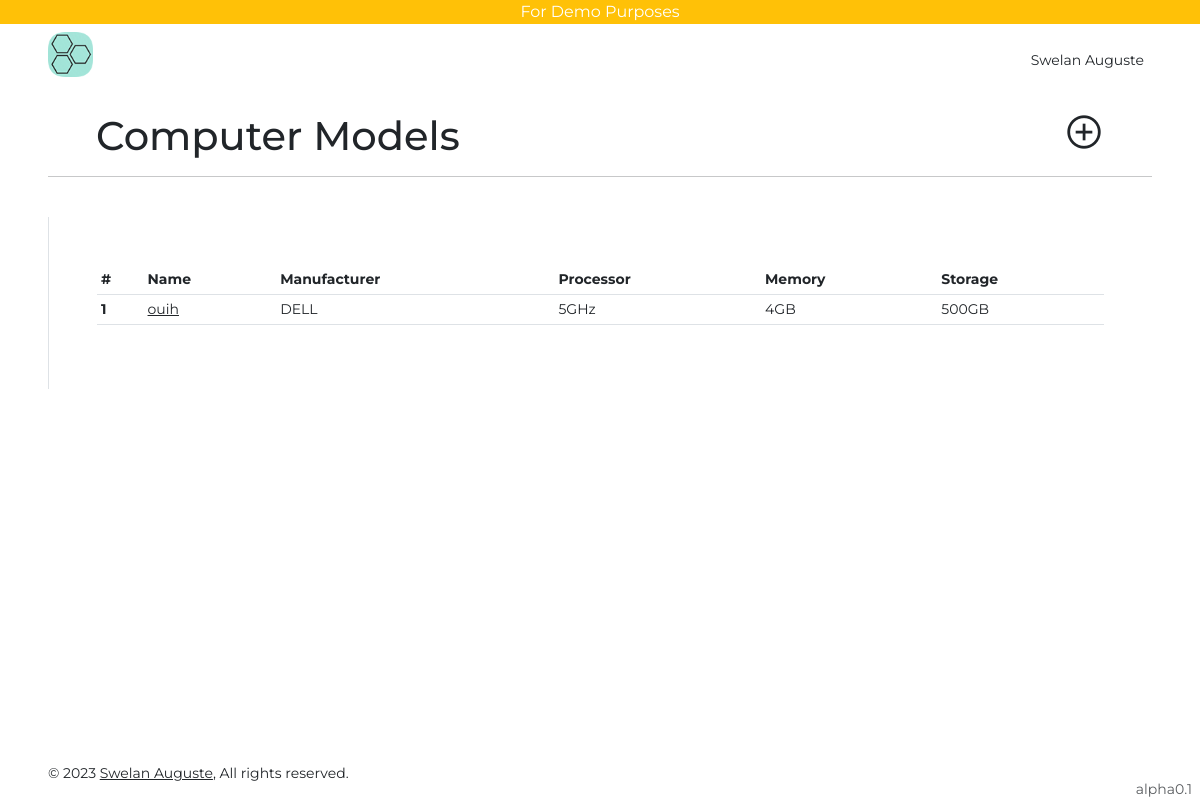
/computer-models/ (signed in), run on the app's committed database.
### users/models.py (models this page shows, shortened)
class User(AbstractUser):
    is_viewer = models.BooleanField(default=True)
    is_admin = models.BooleanField(default=False)

class Profile(models.Model):
    user = models.OneToOneField(User, on_delete=models.CASCADE, related_name="profile")
    uid = models.UUIDField(default=uuid.uuid4, editable=False, unique=True)
    first_name = models.CharField(max_length=255)
    last_name = models.CharField(max_length=255, blank=True)
    slug = models.SlugField(max_length=255, blank=True)
    phone = models.TextField(null=True, default="+1")
    phone1 = models.TextField(blank=True)
    bio = models.TextField(blank=True)
    def get_absolute_url(self):
        return reverse("profile", kwargs={"slug": self.slug})
    def __str__(self) -> str:
        if self.first_name and self.last_name:
            return f"{self.first_name} {self.last_name}"
        return self.user.email

### inventory/models.py (models this page shows, shortened)
class ComputerModel(models.Model):
    name = models.CharField(max_length=255)
    manufacturer = models.ForeignKey(
        Manufacturer, on_delete=models.CASCADE, null=True, blank=True
    )
    processor = models.CharField(max_length=255, blank=True)
    memory = models.CharField(max_length=255, blank=True)
    storage = models.CharField(max_length=255, blank=True)
    def get_absolute_url(self):
        return reverse("computer-model-detail", kwargs={"pk": self.pk})

class Manufacturer(models.Model):
    name = models.CharField(max_length=255)
    def __str__(self):
        return self.name

### inventory/views.py (the view)
class ComputerModelListView(LoginRequiredMixin, ListView):
    model = ComputerModel

### templates/inventory/computermodel_list.html (shortened to what this page needs)
{% extends 'base.html' %}
{% block content %}
    <div class="row">
        <div class="col">
            <span class="h1 px-5">Computer Models</span>
        </div>
        <div class="col">
            <a class="float-end"
                href="{% url 'computer-model-create' %}"><span
                    class="material-symbols-outlined text-dark fs-1 px-5">
                    add_circle
                </span></a>
        </div>
    </div>
    <hr><br>
    <div class="mx-auto p-5 border-start rounded-0">
        <div class="table-responsive">
            <table class="table table-sm table-hover small">
                <thead>
                    <tr>
                        <th scope="col">#</th>
                        <th scope="col">Name</th>
                        <th scope="col">Manufacturer</th>
                        <th scope="col">Processor</th>
                        <th scope="col">Memory</th>
                        <th scope="col">Storage</th>
                    </tr>
                </thead>
                <tbody>
                    {% for ob in object_list %}
                    <tr>
                        <th scope="row">{{forloop.counter}}</th>
                        <td><a class="text-dark"
                                href="{{ob.get_absolute_url}}">{{ob.name}}</a>
                        <td>{{ob.manufacturer}}</td>
                        <td>{{ob.processor}}GHz</td>
                        <td>{{ob.memory}}GB</td>
                        <td>{{ob.storage}}GB</td>
                        </td>
                    </tr>
                    {% endfor %}
                </tbody>
            </table>
        </div>
    </div>
{% endblock content %}

### templates/navbar.html (shortened to what this page needs)
{% load static %}
<div class="w-100 bg-warning text-center text-white">For Demo Purposes</div>
<nav class="row sticky-top bg-white">
    <div class="col">
        <div class="d-flex py-lg-2 px-lg-5 p-3 bg-white">
            <a class="h3 text-decoration-none text-dark fw-bold me-4"
                href="/">
            <img height="45rem" src="{% static 'images/favicon.ico' %}" alt=""></a>
        </div>
    </div>
    <div class="col">
        <div class="d-flex py-lg-4 px-lg-5 p-3 bg-white justify-content-end">
            {% if request.user.is_authenticated %}
            <div class="dropdown me-2">
                <a class="text-decoration-none text-dark bg-transparent border-0 small p-0 m-0"
                    type="button"
                    data-bs-toggle="dropdown"
                    aria-expanded="false">
                    <span>{{request.user.profile}}</span>
                </a>
            </div>
            {% else %}
            <a class="text-dark"
                href="{% url 'account_login' %}">Sign in</a></li>
            {% endif %}
        </div>
    </div>
</nav>

### static/css/styles.css (style rules this page uses)
html, body { font-family: 'Montserrat', sans-serif; }
body { min-height: 100vh; min-height: -webkit-fill-available; }
html { height: -webkit-fill-available; }

### data on the page
User: user.profile "Swelan Auguste"
ComputerModel: name "ouih", manufacturer "DELL", processor "5", memory "4", storage "500"
